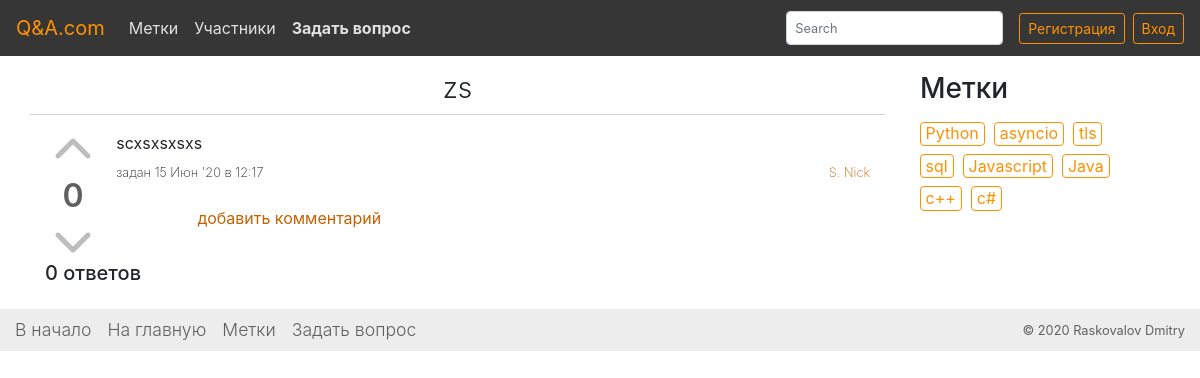
Screenshot of /questions/35 with the database file from the repository.
### question/models.py (models this page shows, shortened)
class MessageInfo(models.Model):
    content = models.TextField("Текст")
    author = models.ForeignKey(Author, verbose_name="Автор", on_delete=models.SET_NULL, null=True)
    creation_time = models.DateTimeField("Время создания", auto_now_add=True)
    change_time = models.DateTimeField("Время изменения", auto_now_add=True)
    rating = models.PositiveIntegerField("Рейтинг", default=0)
    draft = models.BooleanField("Черновик", default=False)
    class Meta:
        abstract = True

class Question(MessageInfo):
    header = models.CharField("Заголовок", max_length=500)
    content = models.TextField("Текст", blank=True)
    tags = models.ManyToManyField(Tag, verbose_name="Тэги", related_name="question_tags")
    action_time = models.DateTimeField("время последнего действия", auto_now_add=True)
    views = models.PositiveIntegerField("Просмотры", blank=True, default=0)
    comments = GenericRelation(Comment)
    votes = models.ManyToManyField(Author, verbose_name="Голоса", related_name="question_vote", blank=True)
    class Meta:
        verbose_name = "Вопрос"
        verbose_name_plural = "Вопросы"
        ordering = ["-action_time"]

class Author(models.Model):
    nickname = models.CharField("Отображаемое имя", max_length=100, unique=True)
    name = models.CharField("Имя Фамилия", max_length=100, blank=True)
    reg_time = models.DateField("Дата регистрации", auto_now_add=True)
    visited_time = models.DateTimeField("Время последнего посещения", auto_now_add=True)
    avatar = models.ImageField("Аватарка", upload_to="avatars/", blank=True)
    mail = models.EmailField("E-mail", unique=True)
    info = models.TextField("Информация", blank=True)
    url = models.SlugField(max_length=150, unique=True)
    def __str__(self):
        return self.nickname
    class Meta:
        verbose_name = "Автор"
        verbose_name_plural = "Авторы"

class Tag(models.Model):
    name = models.CharField("Имя", max_length=40)
    description = models.TextField("Описание", blank=True)
    number_questions = models.PositiveIntegerField("количество вопросов", blank=True, default=0)
    url = models.SlugField(blank=True, max_length=50, unique=True)
    class Meta:
        verbose_name = "Метка"
        verbose_name_plural = "Метки"

### question/views.py (the view)
# urls.py: path('questions/<int:pk>', views.QuestionView.as_view(), name='question'),
class QuestionView(TagsMixin, DetailView):
    model = Question
    queryset = Question.objects.filter(draft=False)

### question/templatetags/question_extras.py (called while the page is built)
@register.filter(name='ru_plural', is_safe=False)
def ru_pluralize(value, arg=''):
    try:
        nouns = arg.split(',')
    except AttributeError:
        return ''
    nouns.extend(['', '', ''])
    one, few, many = nouns[:3]
    try:
        n = abs(value)
    except TypeError:
        return ''
    if n % 10 == 1 and n % 100 != 11:
        noun = one
    elif n % 10 in [0, 5, 6, 7, 8, 9] or n % 100 in [11, 12, 13, 14]:
        noun = many
    else:
        noun = few
    return noun

@register.filter(name='creation_time_str', is_safe=True)
def creation_time(obj):
    from django.template.defaultfilters import date, time
    obj = obj.creation_time
    return f'{date(obj, "d M")} \'{date(obj, "y")} в {time(obj, "H:i")}'

### question/views.py (called while the page is built)
    def get_context_data(self, **kwargs):
        context = {}
        if Tag.objects.all().exists():
            tags = Tag.objects.order_by('number_questions')[0:50]
            context['popular_tags'] = tags
            context.update(kwargs)
        return super().get_context_data(**context)

### templates/question/question_detail.html (shortened to what this page needs)
{% extends "question/base.html" %}
{% load question_extras %}
{% block content %}
<div class="container-lg question-single-container">
    <div class="row">
        <div class="col-md-10 col-lg-9">
            <h3 class="font-weight-light text-center">{{ question.header }}</h3>
            <div class="row question-single-content">
                <div class="col-sm-1 d-flex flex-row flex-sm-column justify-content-center justify-content-sm-start rating ">
                    <div class="text-center rating-button">
                        <a href="#"><i class="fas fa-chevron-up"></i></a>
                    </div>
                    <div class="text-center rating-count">
                        <span>{{ question.votes.count }}</span>
                    </div>
                    <div class="rating-button text-center">
                        <a href="#"><i class="fas fa-chevron-down"></i></a>
                    </div>
                </div>
                <div class="col-sm-11 question-single">
                    <p>{{ question.content }}</p>
                    <div class="d-flex justify-content-between question-info">
                        <div>задан {{ question|creation_time_str }}</div>
                        <div><a href="#">{{ question.author }}</a></div>
                    </div>
                    <div class="row justify-content-end">
                        <div class="col-11 comments">
                            <div class="add-comment">
                                <a href="#">добавить комментарий</a>
                            </div>
                        </div>
                    </div>
                </div>
            </div>
            <h5 class="answers-header">{{ question.answer_set.count }} {{ question.answer_set.count | ru_plural:'ответ, ответа, ответов' }}</h5>
        </div>
        {% block right_column %}
        {% include 'include/tags_column.html' %}
        {% endblock right_column %}
    </div>
</div>
{% endblock content %}

### templates/include/tags_column.html
<div class="col-md-2 col-lg-3 tags-col">
    <h3 class="text-center text-sm-left">Метки</h3>
    <div class="col tags">
        {% for tag in popular_tags %}
            <a href="/tag/{{ tag.url }}" class="btn btn-outline btn-md" role="button">{{ tag.name }}</a>
        {% endfor %}
    </div>
</div>

### static/css/styles.css (style rules this page uses)
a { color: #c56200; }
p { margin-bottom: 0.5rem; }
h3, h4, p, span { overflow-wrap: break-word; }
.question-container, .question-single-container, .tags-page-container { margin-top: 4.5rem; }
.tags-col h3 { padding-left: 1.25rem; }
.tags .btn { padding: 0.3rem; line-height: 0.8rem; margin-top: 0.5rem; margin-left: 0.3rem; color: #ff9100; border-color: #ff9100; }
.question-single { padding-top: 1rem; }
.question-single-content, .comments .comment:first-of-type { border-top: 1px solid lightgrey; }
.rating { padding: 1rem 0 0 0; }
.rating div { margin-left: 15px; }
.fa-chevron-down, .fa-chevron-up { font-size: 2.5rem; color: #bdbdbd; }
.rating-count { font-size: 2rem; font-weight: 600; color: #606060; }
.question-info, .comment-info { font-size: 0.8rem; font-weight: 200; }
.add-comment { margin: 1rem; }

### rows the page displays
Question: header "zs", votes.count "0", content "scxsxsxsxs", creation_time "15 Июн '20 в 12:17", author "S. Nick", answer_set.count "0", answer_set.count|ru_plural "ответов"
Tag: name "Python"
Tag: name "asyncio"
Tag: name "tls"
Tag: name "sql"
Tag: name "Javascript"
Tag: name "Java"
Tag: name "c++"
Tag: name "c#"
